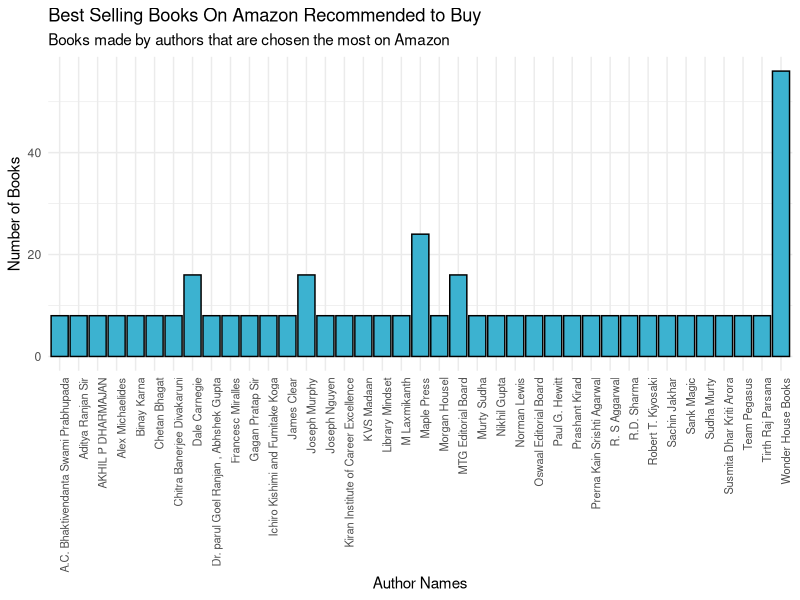

Generate this figure with R:
## ---- chunk 1
#| message: false
#| label: setup
library(tidyverse)
## ---- chunk 2
#| warning: false
#| message: false
#| label: Best_Selling_Books

x <- read_csv(file = "data/BestSeller Books of Amazon.csv") |>
  ggplot(aes(x = `Author Name`)) +
  geom_bar(colour = "black", fill = "#3cb2d0", linewidth = 0.5) +
  theme_minimal() +
  theme(
    axis.text.x = element_text(angle = 90, hjust = 1, size = 8)
  ) +
  labs(
    title = "Best Selling Books On Amazon Recommended to Buy",
    subtitle = "Books made by authors that are chosen the most on Amazon",
    x = "Author Names",
    y = "Number of Books"
       )

print(x)
